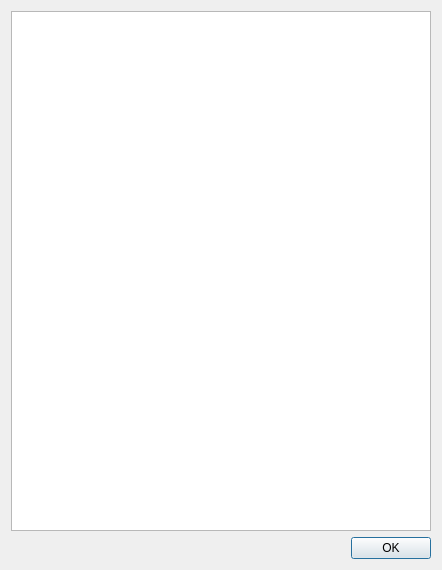
<?xml version="1.0" encoding="UTF-8"?>
<ui version="4.0">
 <class>TaskSprintsView</class>
 <widget class="QWidget" name="TaskSprintsView">
  <property name="geometry">
   <rect>
    <x>0</x>
    <y>0</y>
    <width>442</width>
    <height>570</height>
   </rect>
  </property>
  <property name="windowTitle">
   <string>Sprints for Task</string>
  </property>
  <layout class="QVBoxLayout" name="verticalLayout">
   <item>
    <widget class="QTreeView" name="treeView"/>
   </item>
   <item>
    <widget class="QDialogButtonBox" name="buttonBox">
     <property name="standardButtons">
      <set>QDialogButtonBox::Ok</set>
     </property>
    </widget>
   </item>
  </layout>
 </widget>
 <resources/>
 <connections>
  <connection>
   <sender>buttonBox</sender>
   <signal>accepted()</signal>
   <receiver>TaskSprintsView</receiver>
   <slot>close()</slot>
   <hints>
    <hint type="sourcelabel">
     <x>220</x>
     <y>549</y>
    </hint>
    <hint type="destinationlabel">
     <x>220</x>
     <y>284</y>
    </hint>
   </hints>
  </connection>
 </connections>
</ui>
